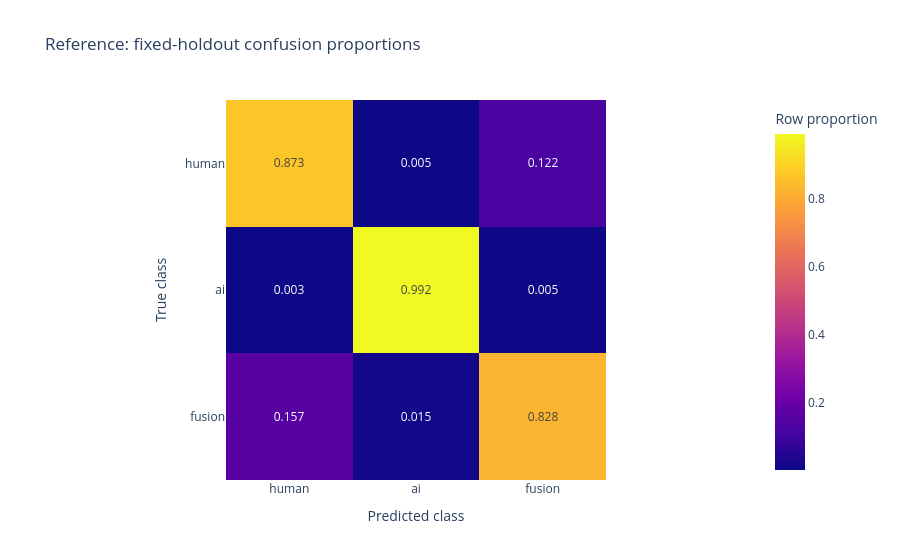
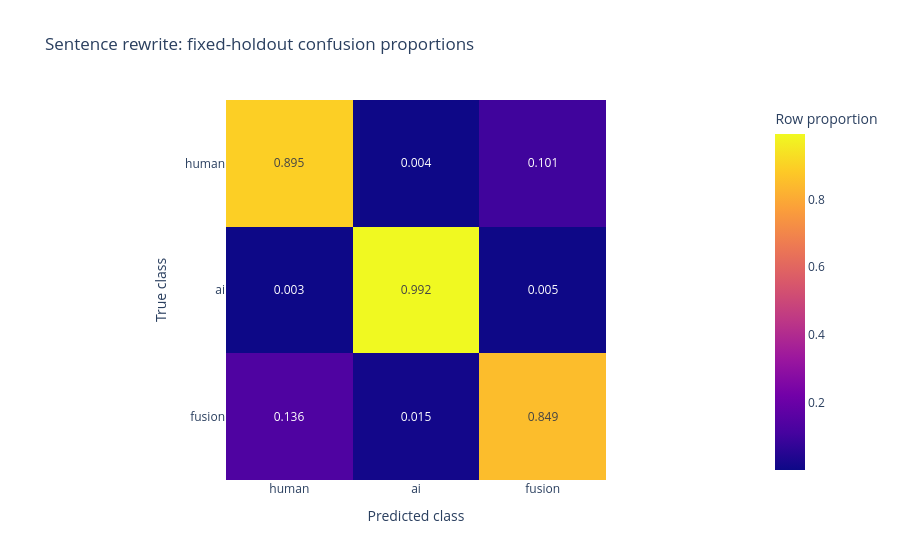
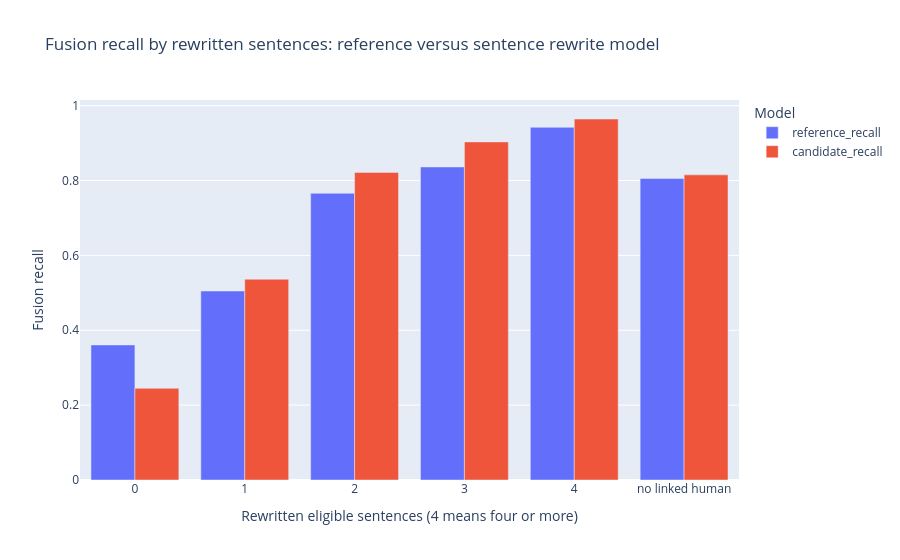

The code cell stored with these charts, in order, in its notebook:
### Code cell
for name, metrics in [
    ("Reference", sentence["reference"]),
    ("Sentence rewrite", sentence["candidate"]),
]:
    display(
        px.imshow(
            metrics["holdout"]["row_normalized_confusion_matrix"],
            x=list(LABELS),
            y=list(LABELS),
            text_auto=".3f",
            title=f"{name}: fixed-holdout confusion proportions",
            labels={"x": "Predicted class", "y": "True class", "color": "Row proportion"},
        )
    )
recall = pl.read_parquet(RESULTS / "sentence_holdout/fusion_recall_by_rewritten_sentences.parquet")
long_recall = recall.unpivot(
    index=["rewritten_sentences_capped", "fusion_documents"],
    on=["reference_recall", "candidate_recall"],
    variable_name="model",
    value_name="recall",
)
display(
    px.bar(
        long_recall,
        x="rewritten_sentences_capped",
        y="recall",
        color="model",
        barmode="group",
        title="Fusion recall by rewritten sentences: reference versus sentence rewrite model",
        labels={
            "rewritten_sentences_capped": "Rewritten eligible sentences (4 means four or more)",
            "recall": "Fusion recall",
            "model": "Model",
        },
    )
)
display(
    pl.DataFrame(
        [{"class": label, **values} for label, values in sentence["aggregate_coefficients"].items()]
    )
)

### Figure 1 — Plotly figure (JSON) as saved in the notebook; plotly's stock layout.template omitted (floating-point values rounded to 4 significant figures)
{"data": [{"coloraxis": "coloraxis", "hovertemplate": "Predicted class: %{x}<br>True class: %{y}<br>Row proportion: %{z}<extra></extra>", "name": "0", "texttemplate": "%{z:.3f}", "type": "heatmap", "x": ["human", "ai", "fusion"], "xaxis": "x", "y": ["human", "ai", "fusion"], "yaxis": "y", "z": [[0.8729, 0.00502, 0.1221], [0.002994, 0.9919, 0.005126], [0.1572, 0.015, 0.8278]]}], "layout": {"coloraxis": {"colorbar": {"title": {"text": "Row proportion"}}, "colorscale": [[0.0, "#0d0887"], [0.1111, "#46039f"], [0.2222, "#7201a8"], [0.3333, "#9c179e"], [0.4444, "#bd3786"], [0.5556, "#d8576b"], [0.6667, "#ed7953"], [0.7778, "#fb9f3a"], [0.8889, "#fdca26"], [1.0, "#f0f921"]]}, "title": {"text": "Reference: fixed-holdout confusion proportions"}, "xaxis": {"anchor": "y", "constrain": "domain", "domain": [0.0, 1.0], "scaleanchor": "y", "title": {"text": "Predicted class"}}, "yaxis": {"anchor": "x", "autorange": "reversed", "constrain": "domain", "domain": [0.0, 1.0], "title": {"text": "True class"}}}}

### Figure 2 — Plotly figure (JSON) as saved in the notebook; plotly's stock layout.template omitted (floating-point values rounded to 4 significant figures)
{"data": [{"coloraxis": "coloraxis", "hovertemplate": "Predicted class: %{x}<br>True class: %{y}<br>Row proportion: %{z}<extra></extra>", "name": "0", "texttemplate": "%{z:.3f}", "type": "heatmap", "x": ["human", "ai", "fusion"], "xaxis": "x", "y": ["human", "ai", "fusion"], "yaxis": "y", "z": [[0.895, 0.003971, 0.101], [0.002788, 0.9923, 0.00488], [0.136, 0.01458, 0.8494]]}], "layout": {"coloraxis": {"colorbar": {"title": {"text": "Row proportion"}}, "colorscale": [[0.0, "#0d0887"], [0.1111, "#46039f"], [0.2222, "#7201a8"], [0.3333, "#9c179e"], [0.4444, "#bd3786"], [0.5556, "#d8576b"], [0.6667, "#ed7953"], [0.7778, "#fb9f3a"], [0.8889, "#fdca26"], [1.0, "#f0f921"]]}, "title": {"text": "Sentence rewrite: fixed-holdout confusion proportions"}, "xaxis": {"anchor": "y", "constrain": "domain", "domain": [0.0, 1.0], "scaleanchor": "y", "title": {"text": "Predicted class"}}, "yaxis": {"anchor": "x", "autorange": "reversed", "constrain": "domain", "domain": [0.0, 1.0], "title": {"text": "True class"}}}}

### Figure 3 — Plotly figure (JSON) as saved in the notebook; plotly's stock layout.template omitted (floating-point values rounded to 4 significant figures)
{"data": [{"alignmentgroup": "True", "hovertemplate": "Model=reference_recall<br>Rewritten eligible sentences (4 means four or more)=%{x}<br>Fusion recall=%{y}<extra></extra>", "legendgroup": "reference_recall", "marker": {"color": "#636efa", "pattern": {"shape": ""}}, "name": "reference_recall", "offsetgroup": "reference_recall", "orientation": "v", "showlegend": true, "textposition": "auto", "type": "bar", "x": ["0", "1", "2", "3", "4", "no linked human"], "xaxis": "x", "y": [0.3609, 0.5048, 0.7658, 0.8363, 0.9421, 0.8054], "yaxis": "y"}, {"alignmentgroup": "True", "hovertemplate": "Model=candidate_recall<br>Rewritten eligible sentences (4 means four or more)=%{x}<br>Fusion recall=%{y}<extra></extra>", "legendgroup": "candidate_recall", "marker": {"color": "#EF553B", "pattern": {"shape": ""}}, "name": "candidate_recall", "offsetgroup": "candidate_recall", "orientation": "v", "showlegend": true, "textposition": "auto", "type": "bar", "x": ["0", "1", "2", "3", "4", "no linked human"], "xaxis": "x", "y": [0.2449, 0.5363, 0.8217, 0.9032, 0.9643, 0.8151], "yaxis": "y"}], "layout": {"barmode": "group", "legend": {"title": {"text": "Model"}, "tracegroupgap": 0}, "title": {"text": "Fusion recall by rewritten sentences: reference versus sentence rewrite model"}, "xaxis": {"anchor": "y", "domain": [0.0, 1.0], "title": {"text": "Rewritten eligible sentences (4 means four or more)"}}, "yaxis": {"anchor": "x", "domain": [0.0, 1.0], "title": {"text": "Fusion recall"}}}}
